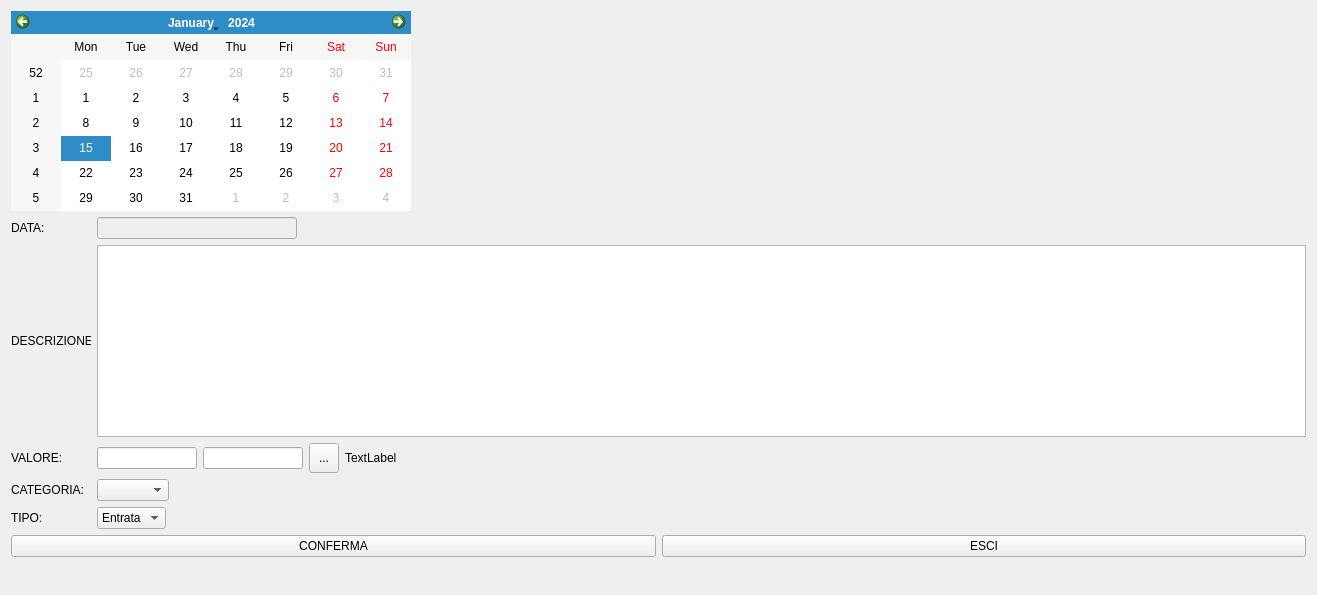
<?xml version="1.0" encoding="UTF-8"?>
<ui version="4.0">
 <class>gestioneSingoloMovimento</class>
 <widget class="QDialog" name="gestioneSingoloMovimento">
  <property name="geometry">
   <rect>
    <x>0</x>
    <y>0</y>
    <width>1317</width>
    <height>595</height>
   </rect>
  </property>
  <property name="windowTitle">
   <string>Dialog</string>
  </property>
  <layout class="QGridLayout" name="gridLayout_8">
   <item row="0" column="0">
    <layout class="QGridLayout" name="gridLayout_7">
     <item row="1" column="0">
      <layout class="QGridLayout" name="gridLayout">
       <item row="0" column="0">
        <widget class="QLabel" name="label">
         <property name="minimumSize">
          <size>
           <width>80</width>
           <height>0</height>
          </size>
         </property>
         <property name="maximumSize">
          <size>
           <width>80</width>
           <height>16777215</height>
          </size>
         </property>
         <property name="text">
          <string>DATA:</string>
         </property>
        </widget>
       </item>
       <item row="0" column="1">
        <widget class="QLineEdit" name="le_data">
         <property name="enabled">
          <bool>false</bool>
         </property>
         <property name="maximumSize">
          <size>
           <width>200</width>
           <height>16777215</height>
          </size>
         </property>
        </widget>
       </item>
       <item row="0" column="2">
        <spacer name="horizontalSpacer_5">
         <property name="orientation">
          <enum>Qt::Horizontal</enum>
         </property>
         <property name="sizeHint" stdset="0">
          <size>
           <width>40</width>
           <height>20</height>
          </size>
         </property>
        </spacer>
       </item>
      </layout>
     </item>
     <item row="0" column="0">
      <widget class="QCalendarWidget" name="cw_main">
       <property name="minimumSize">
        <size>
         <width>400</width>
         <height>200</height>
        </size>
       </property>
       <property name="maximumSize">
        <size>
         <width>400</width>
         <height>200</height>
        </size>
       </property>
      </widget>
     </item>
    </layout>
   </item>
   <item row="1" column="0">
    <layout class="QGridLayout" name="gridLayout_2">
     <item row="0" column="0">
      <widget class="QLabel" name="label_2">
       <property name="minimumSize">
        <size>
         <width>80</width>
         <height>0</height>
        </size>
       </property>
       <property name="maximumSize">
        <size>
         <width>80</width>
         <height>16777215</height>
        </size>
       </property>
       <property name="text">
        <string>DESCRIZIONE:</string>
       </property>
      </widget>
     </item>
     <item row="0" column="1">
      <widget class="QTextEdit" name="le_desc"/>
     </item>
    </layout>
   </item>
   <item row="2" column="0">
    <layout class="QGridLayout" name="gridLayout_3">
     <item row="0" column="3">
      <widget class="QToolButton" name="tb_resetSommaUt">
       <property name="minimumSize">
        <size>
         <width>30</width>
         <height>30</height>
        </size>
       </property>
       <property name="text">
        <string>...</string>
       </property>
      </widget>
     </item>
     <item row="0" column="0">
      <widget class="QLabel" name="label_3">
       <property name="minimumSize">
        <size>
         <width>80</width>
         <height>0</height>
        </size>
       </property>
       <property name="maximumSize">
        <size>
         <width>80</width>
         <height>16777215</height>
        </size>
       </property>
       <property name="text">
        <string>VALORE:</string>
       </property>
      </widget>
     </item>
     <item row="0" column="1">
      <widget class="QLineEdit" name="le_valor">
       <property name="maximumSize">
        <size>
         <width>100</width>
         <height>16777215</height>
        </size>
       </property>
      </widget>
     </item>
     <item row="0" column="2">
      <widget class="QLineEdit" name="le_valorSomma">
       <property name="maximumSize">
        <size>
         <width>100</width>
         <height>16777215</height>
        </size>
       </property>
      </widget>
     </item>
     <item row="0" column="4">
      <widget class="QLabel" name="label_storicoSomma">
       <property name="text">
        <string>TextLabel</string>
       </property>
      </widget>
     </item>
    </layout>
   </item>
   <item row="3" column="0">
    <layout class="QGridLayout" name="gridLayout_4">
     <item row="0" column="0">
      <widget class="QLabel" name="label_4">
       <property name="minimumSize">
        <size>
         <width>80</width>
         <height>0</height>
        </size>
       </property>
       <property name="maximumSize">
        <size>
         <width>80</width>
         <height>16777215</height>
        </size>
       </property>
       <property name="text">
        <string>CATEGORIA:</string>
       </property>
      </widget>
     </item>
     <item row="0" column="1">
      <widget class="QComboBox" name="cb_categoria"/>
     </item>
     <item row="0" column="2">
      <spacer name="horizontalSpacer_3">
       <property name="orientation">
        <enum>Qt::Horizontal</enum>
       </property>
       <property name="sizeHint" stdset="0">
        <size>
         <width>37</width>
         <height>19</height>
        </size>
       </property>
      </spacer>
     </item>
    </layout>
   </item>
   <item row="4" column="0">
    <layout class="QGridLayout" name="gridLayout_5">
     <item row="0" column="0">
      <widget class="QLabel" name="label_5">
       <property name="minimumSize">
        <size>
         <width>80</width>
         <height>0</height>
        </size>
       </property>
       <property name="maximumSize">
        <size>
         <width>80</width>
         <height>16777215</height>
        </size>
       </property>
       <property name="text">
        <string>TIPO:</string>
       </property>
      </widget>
     </item>
     <item row="0" column="1">
      <widget class="QComboBox" name="cb_tipoMov">
       <item>
        <property name="text">
         <string>Entrata</string>
        </property>
       </item>
       <item>
        <property name="text">
         <string>Uscita</string>
        </property>
       </item>
      </widget>
     </item>
     <item row="0" column="2">
      <spacer name="horizontalSpacer_4">
       <property name="orientation">
        <enum>Qt::Horizontal</enum>
       </property>
       <property name="sizeHint" stdset="0">
        <size>
         <width>37</width>
         <height>19</height>
        </size>
       </property>
      </spacer>
     </item>
    </layout>
   </item>
   <item row="5" column="0">
    <layout class="QGridLayout" name="gridLayout_6">
     <item row="0" column="0">
      <widget class="QPushButton" name="pb_conferma">
       <property name="text">
        <string>CONFERMA</string>
       </property>
       <property name="autoDefault">
        <bool>false</bool>
       </property>
      </widget>
     </item>
     <item row="0" column="1">
      <widget class="QPushButton" name="pb_annulla">
       <property name="text">
        <string>ESCI</string>
       </property>
       <property name="autoDefault">
        <bool>false</bool>
       </property>
      </widget>
     </item>
    </layout>
   </item>
   <item row="6" column="0">
    <spacer name="verticalSpacer">
     <property name="orientation">
      <enum>Qt::Vertical</enum>
     </property>
     <property name="sizeHint" stdset="0">
      <size>
       <width>20</width>
       <height>3</height>
      </size>
     </property>
    </spacer>
   </item>
  </layout>
 </widget>
 <resources/>
 <connections/>
</ui>
